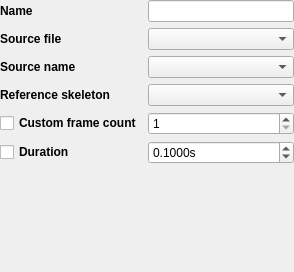
         <widget class="QWidget" name="pageSkeletal">
          <layout class="QVBoxLayout" name="verticalLayout_3">
           <property name="leftMargin">
            <number>0</number>
           </property>
           <property name="topMargin">
            <number>0</number>
           </property>
           <property name="rightMargin">
            <number>0</number>
           </property>
           <property name="bottomMargin">
            <number>0</number>
           </property>
           <item>
            <layout class="QGridLayout" name="gridLayout_5" columnminimumwidth="140,0">
             <property name="verticalSpacing">
              <number>6</number>
             </property>
             <item row="0" column="0">
              <widget class="QLabel" name="label_12">
               <property name="font">
                <font>
                 <weight>75</weight>
                 <bold>true</bold>
                </font>
               </property>
               <property name="text">
                <string>Name</string>
               </property>
              </widget>
             </item>
             <item row="0" column="1">
              <widget class="QLineEdit" name="lineeditAnimNameS">
               <property name="frame">
                <bool>true</bool>
               </property>
              </widget>
             </item>
             <item row="1" column="0">
              <widget class="QLabel" name="labelSourceFile">
               <property name="font">
                <font>
                 <weight>75</weight>
                 <bold>true</bold>
                </font>
               </property>
               <property name="text">
                <string>Source file</string>
               </property>
              </widget>
             </item>
             <item row="1" column="1">
              <widget class="QComboBox" name="comboSourceFile"/>
             </item>
             <item row="2" column="0">
              <widget class="QLabel" name="labelAnimSourceName">
               <property name="font">
                <font>
                 <weight>75</weight>
                 <bold>true</bold>
                </font>
               </property>
               <property name="text">
                <string>Source name</string>
               </property>
              </widget>
             </item>
             <item row="2" column="1">
              <widget class="QComboBox" name="comboAnimSourceName"/>
             </item>
             <item row="3" column="1">
              <widget class="QComboBox" name="comboReferenceSkeleton"/>
             </item>
             <item row="4" column="0">
              <widget class="QCheckBox" name="cbCustomFrameCount">
               <property name="font">
                <font>
                 <weight>75</weight>
                 <bold>true</bold>
                </font>
               </property>
               <property name="text">
                <string>Custom frame count</string>
               </property>
              </widget>
             </item>
             <item row="4" column="1">
              <widget class="QSpinBox" name="spinboxCustomFrameCount">
               <property name="minimum">
                <number>1</number>
               </property>
               <property name="maximum">
                <number>99999999</number>
               </property>
               <property name="value">
                <number>1</number>
               </property>
              </widget>
             </item>
             <item row="5" column="0">
              <widget class="QCheckBox" name="cbDuration">
               <property name="font">
                <font>
                 <weight>75</weight>
                 <bold>true</bold>
                </font>
               </property>
               <property name="text">
                <string>Duration</string>
               </property>
              </widget>
             </item>
             <item row="5" column="1">
              <widget class="QDoubleSpinBox" name="spinboxDurationS">
               <property name="enabled">
                <bool>true</bool>
               </property>
               <property name="sizePolicy">
                <sizepolicy hsizetype="Preferred" vsizetype="Fixed">
                 <horstretch>0</horstretch>
                 <verstretch>0</verstretch>
                </sizepolicy>
               </property>
               <property name="minimumSize">
                <size>
                 <width>146</width>
                 <height>0</height>
                </size>
               </property>
               <property name="suffix">
                <string>s</string>
               </property>
               <property name="decimals">
                <number>4</number>
               </property>
               <property name="minimum">
                <double>0.001000000000000</double>
               </property>
               <property name="maximum">
                <double>99999999999.000000000000000</double>
               </property>
               <property name="singleStep">
                <double>0.250000000000000</double>
               </property>
               <property name="value">
                <double>0.100000000000000</double>
               </property>
              </widget>
             </item>
             <item row="3" column="0">
              <widget class="QLabel" name="label_2">
               <property name="font">
                <font>
                 <weight>75</weight>
                 <bold>true</bold>
                </font>
               </property>
               <property name="text">
                <string>Reference skeleton</string>
               </property>
              </widget>
             </item>
            </layout>
           </item>
           <item>
            <spacer name="verticalSpacer_8">
             <property name="orientation">
              <enum>Qt::Vertical</enum>
             </property>
             <property name="sizeHint" stdset="0">
              <size>
               <width>20</width>
               <height>108</height>
              </size>
             </property>
            </spacer>
           </item>
          </layout>
         </widget>
